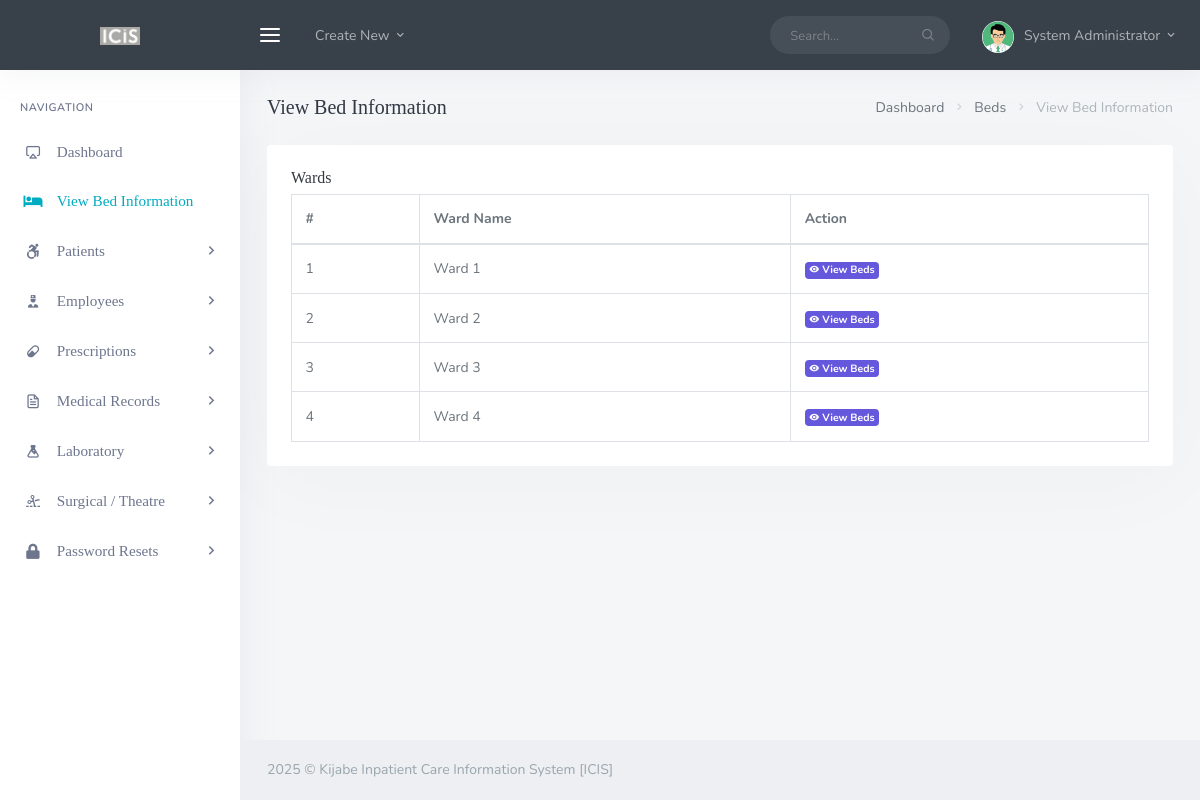
Screenshot of /backend/admin/his_admin_view_beds.php (signed in) with the database file from the repository.
### tables this page shows
CREATE TABLE `his_admin` (
  `ad_id` int(20) NOT NULL,
  `ad_fname` varchar(200) DEFAULT NULL,
  `ad_lname` varchar(200) DEFAULT NULL,
  `ad_email` varchar(200) DEFAULT NULL,
  `ad_pwd` varchar(200) DEFAULT NULL,
  `ad_dpic` varchar(200) DEFAULT NULL
);

CREATE TABLE `his_wards` (
  `ward_id` int(11) NOT NULL,
  `ward_name` varchar(100) DEFAULT NULL
);

### backend/admin/his_admin_view_beds.php (the view, shortened to what this page needs)
<?php
include('assets/inc/config.php');
?>
<!DOCTYPE html>
<html lang="en">
<?php include('assets/inc/head.php');?>
<body>
    <div id="wrapper">
        <?php include('assets/inc/nav.php');?>
        <?php include("assets/inc/sidebar.php");?>
        <div class="content-page">
            <div class="content">
                <div class="container-fluid">
                    <div class="row">
                        <div class="col-12">
                            <div class="page-title-box">
                                <div class="page-title-right">
                                    <ol class="breadcrumb m-0">
                                        <li class="breadcrumb-item"><a href="javascript: void(0);">Dashboard</a></li>
                                        <li class="breadcrumb-item"><a href="javascript: void(0);">Beds</a></li>
                                        <li class="breadcrumb-item active">View Bed Information</li>
                                    </ol>
                                </div>
                                <h4 class="page-title">View Bed Information</h4>
                            </div>
                        </div>
                    </div>
                    <div class="row">
                        <div class="col-12">
                            <div class="card-box">
                                <h4 class="header-title">Wards</h4>
                                <div class="table-responsive">
                                    <table class="table table-bordered mb-0">
                                        <thead>
                                            <tr>
                                                <th>#</th>
                                                <th>Ward Name</th>
                                                <th>Action</th>
                                            </tr>
                                        </thead>
                                        <tbody>
                                            <?php
                                            $ret = "SELECT * FROM his_wards ORDER BY ward_id";
                                            $stmt = $mysqli->prepare($ret);
                                            $stmt->execute();
                                            $res = $stmt->get_result();
                                            $cnt = 1;
                                            while ($row = $res->fetch_object()) {
                                            ?>
                                                <tr>
                                                    <td><?php echo $cnt;?></td>
                                                    <td><?php echo $row->ward_name;?></td>
                                                    <td>
                                                        <a href="his_admin_view_ward_beds.php?ward_id=<?php echo $row->ward_id;?>" class="badge badge-primary">
                                                            <i class="mdi mdi-eye"></i> View Beds
                                                        </a>
                                                    </td>
                                                </tr>
                                            <?php
                                                $cnt++;
                                            }
                                            ?>
                                        </tbody>
                                    </table>
                                </div>
                            </div>
                        </div>
                    </div>
                </div>
            </div>
            <?php include('assets/inc/footer.php');?>
        </div>
    </div>
</body>
</html>

### backend/admin/assets/inc/nav.php (shortened to what this page needs)
<?php
    $aid=$_SESSION['ad_id'];
    $ret="select * from his_admin where ad_id=?";
    $stmt= $mysqli->prepare($ret) ;
    $stmt->bind_param('i',$aid);
    $stmt->execute() ;
    $res=$stmt->get_result();
    while($row=$res->fetch_object())
    {
?>
    <div class="navbar-custom">
        <ul class="list-unstyled topnav-menu float-right mb-0">
            <li class="d-none d-sm-block">
                <form class="app-search">
                    <div class="app-search-box">
                        <div class="input-group">
                            <input type="text" class="form-control" placeholder="Search...">
                            <div class="input-group-append">
                                <button class="btn" type="submit">
                                    <i class="fe-search"></i>
                                </button>
                            </div>
                        </div>
                    </div>
                </form>
            </li>
            <li class="dropdown notification-list">
                <a class="nav-link dropdown-toggle nav-user mr-0 waves-effect waves-light" data-toggle="dropdown" href="#" role="button" aria-haspopup="false" aria-expanded="false">
                    <img src="assets/images/users/<?php echo $row->ad_dpic;?>" alt="dpic" class="rounded-circle">
                    <span class="pro-user-name ml-1">
                        <?php echo $row->ad_fname;?> <?php echo $row->ad_lname;?> <i class="mdi mdi-chevron-down"></i>
                    </span>
                </a>
            </li>
        </ul>
        <div class="logo-box">
            <a href="his_admin_dashboard.php" class="logo text-center">
                <span class="logo-lg">
                    <img src="assets/images/logo-light.png" alt="" height="18">
                </span>
            </a>
        </div>
        <ul class="list-unstyled topnav-menu topnav-menu-left m-0">
            <li>
                <button class="button-menu-mobile waves-effect waves-light">
                    <i class="fe-menu"></i>
                </button>
            </li>
            <li class="dropdown d-none d-lg-block">
                <a class="nav-link dropdown-toggle waves-effect waves-light" data-toggle="dropdown" href="#" role="button" aria-haspopup="false" aria-expanded="false">
                    Create New
                    <i class="mdi mdi-chevron-down"></i>
                </a>
            </li>
        </ul>
    </div>
<?php }?>

### rows the page displays
his_admin: ad_dpic (picture), ad_fname "System", ad_lname "Administrator"
his_wards: ward_name "Ward 1"
his_wards: ward_name "Ward 2"
his_wards: ward_name "Ward 3"
his_wards: ward_name "Ward 4"
